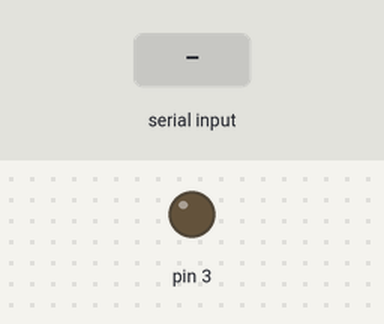
This sketch was run on a simulated Arduino Uno, built with avr-gcc and run on an emulated ATmega328P. Parts: output pins drawn as LEDs (lit = HIGH). The test bench sets the inputs (shaded band).

Above: at 1.2 s.
1.3 s: byte 30 received over Serial
At 1.8 s:
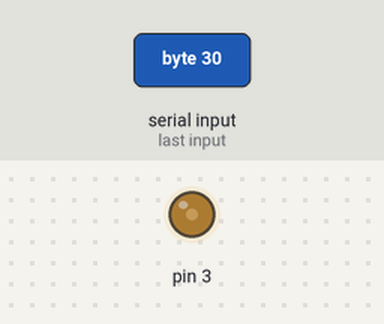
2.8 s: byte 90 received over Serial
At 4.2 s:
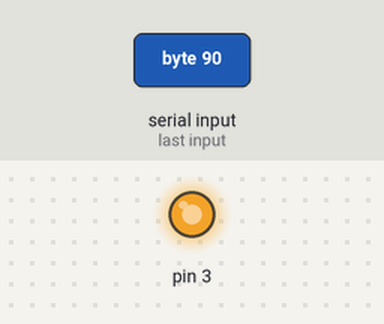
Timing chart, 0 to 5.8 s (numbered marks = the images above; inputs shaded):
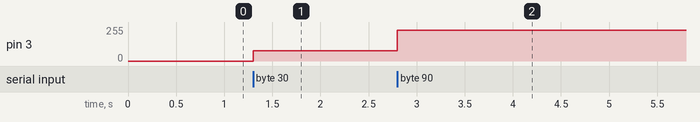

The sketch:

slave.ino
```cpp
#include <RBDdimmer.h>          // Install https://github.com/RobotDynOfficial/RBDDimmer

dimmerLamp dimmer(3);

void setup()
{
  dimmer.begin(NORMAL_MODE, OFF);
  dimmer.setPower(0);
  dimmer.setState(ON);
  Serial.begin(9600);
}

void loop()
{
  if (Serial.available())
  {
    char power = Serial.read();
    dimmer.setPower(power);
  }
}
```

Measured:
- after the input at 1.3 s, pin 3: 0/255 → 76/255 at once
- after the input at 2.8 s, pin 3: 76/255 → 229/255 at once
